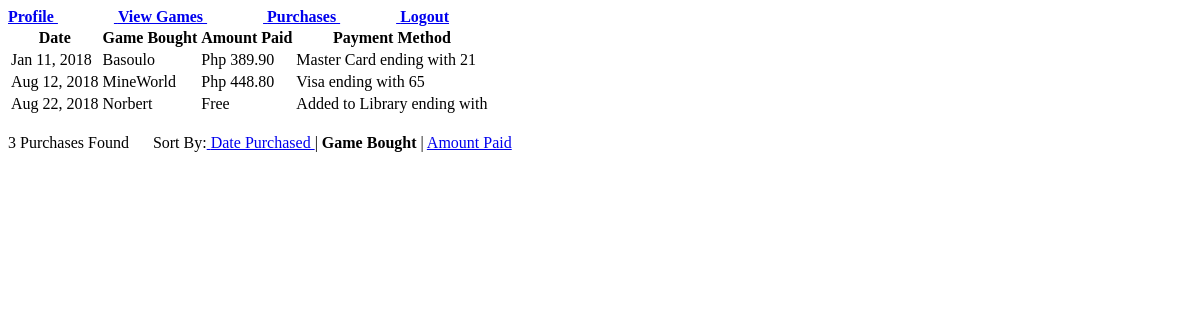
The app's page /purchase_transactions.php?sort=title&order=ASC (signed in), older data.
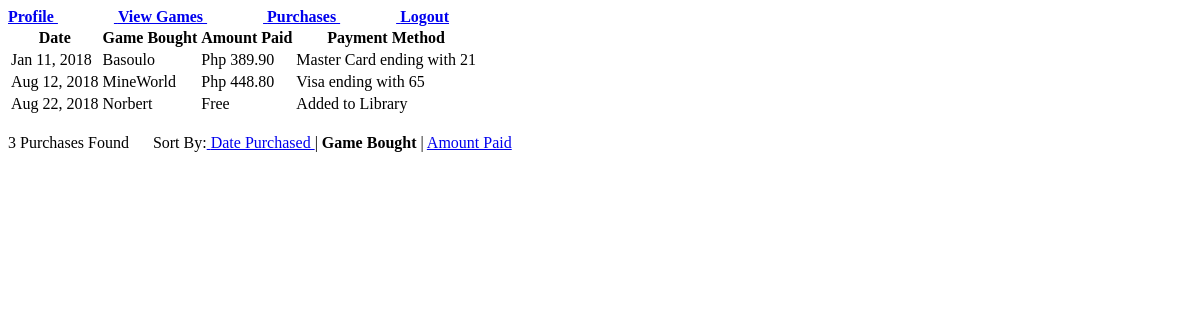
The same page, newer data.
### tables this page shows
CREATE TABLE transaction (
	transID int(8) AUTO_INCREMENT,
	date_purchased date NOT NULL,
	playerID int(8) NOT NULL,
	game_bought int(8) NOT NULL,
	amount_paid decimal(10, 2) NOT NULL,
	payment_method varchar(32) NOT NULL,
	credit_number char(19),
	PRIMARY KEY (transID),
	FOREIGN KEY (playerID) REFERENCES accounts(accountID),
	FOREIGN KEY (game_bought) REFERENCES games(gameID),
	FOREIGN KEY (credit_number) REFERENCES valid_credit_card(credit_number)
	);

CREATE TABLE games (
	gameID int(8) AUTO_INCREMENT,
	title varchar(32) NOT NULL UNIQUE,
	devID int(8) NOT NULL,
	price decimal(10,2) NOT NULL,
	date_published date NOT NULL,
	description varchar(255),
	image varchar(255) NOT NULL,
	PRIMARY KEY (gameID),
	FOREIGN KEY (devID) REFERENCES accounts(accountID)
	);

### purchase_transactions.php (the view, shortened to what this page needs)
<html>
<head>
</head>
<body>
<?php
include 'sqlcon.php';
$transQuery = $pdo->prepare("
SELECT DATE_FORMAT(date_purchased, '%b %e, %Y') AS formatted_date, title, amount_paid,
					IFNULL(CONCAT(payment_method, \" ending with \", SUBSTR(credit_number, 18)), payment_method) AS formatted_payment_method
FROM transaction t INNER JOIN games g ON t.game_bought = g.gameID
				   INNER JOIN accounts a ON t.playerID = a.accountID
WHERE t.playerID = ?
ORDER BY ". $_GET['sort'] ." ". $_GET['order']);
$transQuery->execute([$_SESSION['accountID']]);
if ($transQuery->rowCount() == 0)
	echo "No Purchases Found";
else {
	include 'top_menu.php';
	$playerTrans = $transQuery->fetchall();
	echo "<table>
		  <tr>
			 <th> Date </th>
			 <th> Game Bought </th>
		     <th> Amount Paid </th>
		  <th> Payment Method </th>
		  </tr>";
	foreach($playerTrans AS $t) {
		echo  "<tr> <td>". $t['formatted_date'] ."</td>";
		echo "<td>". $t['title'], "</td>";
		if ($t['amount_paid'] == 0.0)
			echo "<td>Free</td>";
		else
			echo "<td>Php ". $t['amount_paid'] . "</td>";
		echo "<td> ". $t['formatted_payment_method']. "</td>";
		echo "</tr>";
	}
	echo "</table> <br>";
	echo $transQuery->rowCount() ." Purchases Found &#8195 Sort By:";
	if ($_GET['sort'] == "date_purchased")
		echo "<b> Date Purchased </b> | <a href = \"purchase_transactions.php?sort=title&order=ASC\"> Game Bought </a> | <a href = \"purchase_transactions.php?sort=amount_paid&order=DESC\"> Amount Paid </a>";
	else if ($_GET['sort'] == "title")
		echo "<a href = \"purchase_transactions.php?sort=date_purchased&order=DESC\"> Date Purchased </a> | <b> Game Bought </b> | <a href = \"purchase_transactions.php?sort=amount_paid&order=DESC\"> Amount Paid </a>";
	else if ($_GET['sort'] == "amount_paid")
		echo "<a href = \"purchase_transactions.php?sort=date_purchased&order=DESC\"> Date Purchased </a>  | <a href = \"purchase_transactions.php?sort=title&order=ASC\"> Game Bought </a> | <b> Amount Paid </b>";
}
?>
</body>
</html>

### top_menu.php
<?php
echo "<a href = \"profile.php\"> <b> Profile </b> </a> &#8195 &#8195 &#8195";
echo "<a href = \"view_games_list.php\"> <b> View Games </b> </a> &#8195 &#8195 &#8195";
if ($_SESSION['account_type'] == "Player")
	echo "<a href = \"purchase_transactions.php\"> <b> Purchases </b> </a> &#8195 &#8195 &#8195";
else if ($_SESSION['account_type'] == "Developer") {
	echo "<a href = \"publish_game.php\"> <b> Publish </b> </a> &#8195 &#8195 &#8195";
	echo "<a href = \"view_sales.php\"> <b> Sales </b> </a> &#8195 &#8195 &#8195";
}
echo "<a href = \"logout.php\"> <b> Logout </b> </a> <br>";
?>

Row changes from the older to the newer data that the page shows:
changed transaction "Norbert": formatted_payment_method "Added to Library ending with" → "Added to Library"
